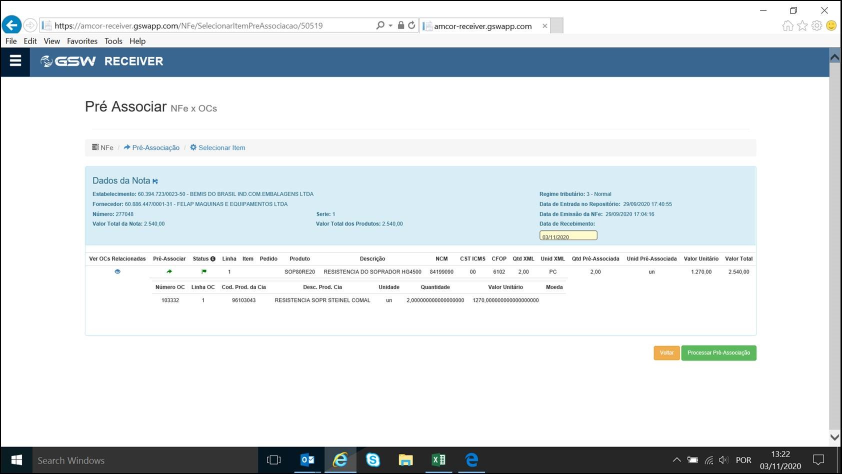
#> input picture PythonOCR/Material de Apoio/Imagens Exemplo/Amcor_01.jpg, 1683 x 948 px (shown at 1/2 size)
$ python -i ocr_service.py   (imports and definitions only)
#> lines starting #> are read from the running program, lines starting #| are printed output that depends on the picture; after the words box and inside, x2 and y2 are one past the last pixel; in counts of white or black regions, pixels touching at a corner belong together
import pytesseract
import cv2
import numpy as np

class OCRService:
    def read_image(self, path):
        with open(path, 'rb') as f:
            file_bytes = np.asarray(bytearray(f.read()), dtype=np.uint8)
            img = cv2.imdecode(file_bytes, cv2.IMREAD_COLOR)
#> img is the input picture: shape (948, 1683, 3); mean B, G, R 229.6, 226.2, 220.1
        return img

    def preprocess(self, path):
        img = self.read_image(path)

        if img is None:
            raise Exception(f"Erro ao carregar imagem: {path}")

        gray = cv2.cvtColor(img, cv2.COLOR_BGR2GRAY)
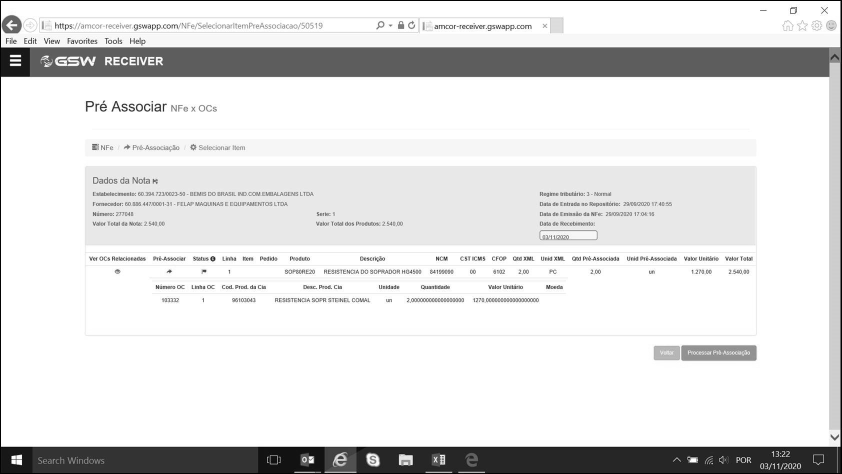
#> gray: shape (948, 1683) (shown at 1/2 size); min 0, max 255, mean 224.7
        blur = cv2.GaussianBlur(gray, (5,5), 0)

        thresh = cv2.adaptiveThreshold(
            blur, 255,
            cv2.ADAPTIVE_THRESH_GAUSSIAN_C,
            cv2.THRESH_BINARY, 11, 2
        )
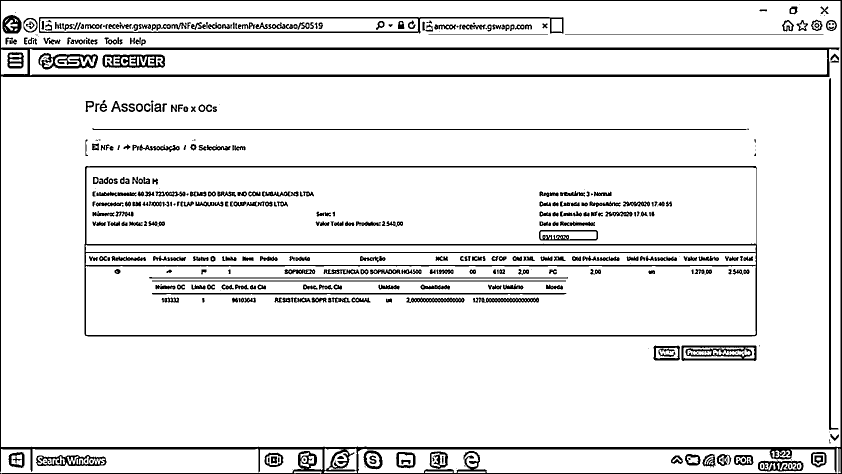
#> thresh: shape (948, 1683) (shown at 1/2 size); 91.5% white; 451 black regions (81 under 20 px), largest, box (x1, y1, x2, y2) and area: (0, 0, 1683, 948) 40314, (169, 332, 1514, 673) 19917, (78, 34, 1127, 67) 5803
        return thresh

    # def extract_text(self, path):
    #     img = self.preprocess(path)
    #     return pytesseract.image_to_string(img)

    # [79 lines left out: functions extract_text, extract_region, not called in this run]

>>> result = OCRService().preprocess('../Material de Apoio/Imagens Exemplo/Amcor_01.jpg')

$ run again, on PythonOCR/Material de Apoio/Imagens Exemplo/Amcor_02.jpg
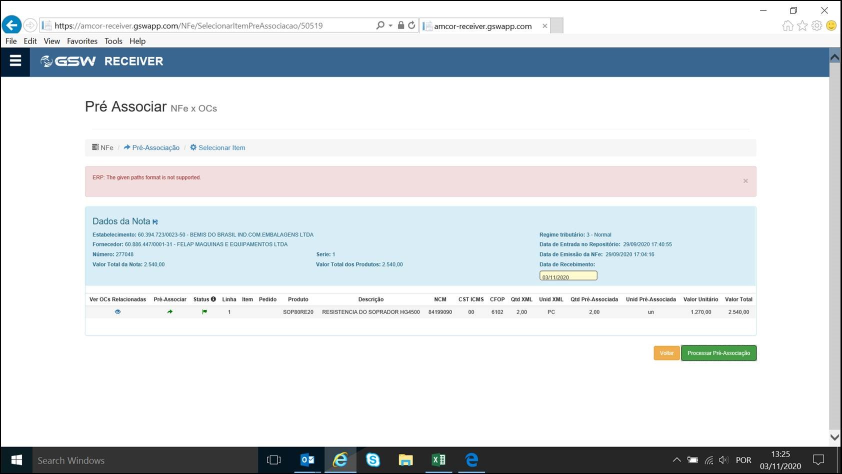
#> input picture PythonOCR/Material de Apoio/Imagens Exemplo/Amcor_02.jpg, 1683 x 948 px (shown at 1/2 size)
#> in read_image, img is the input picture: shape (948, 1683, 3); mean B, G, R 228.1, 224.6, 219.6
#> in preprocess, `gray = cv2.cvtColor(img, cv2.COLOR_BGR2GRAY)`:
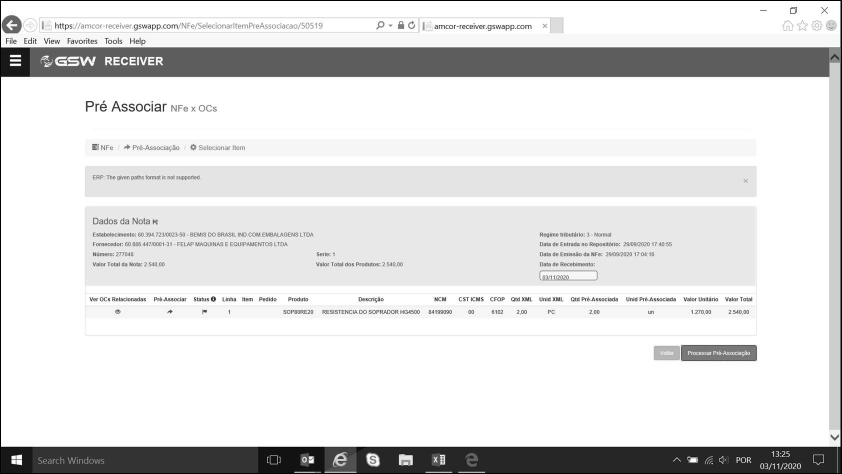
#> gray: shape (948, 1683) (shown at 1/2 size); min 0, max 255, mean 223.5
#> in preprocess, `thresh = cv2.adaptiveThreshold( blur, 255, cv2.ADAPTIVE_THRESH_GAUSSIA..`:
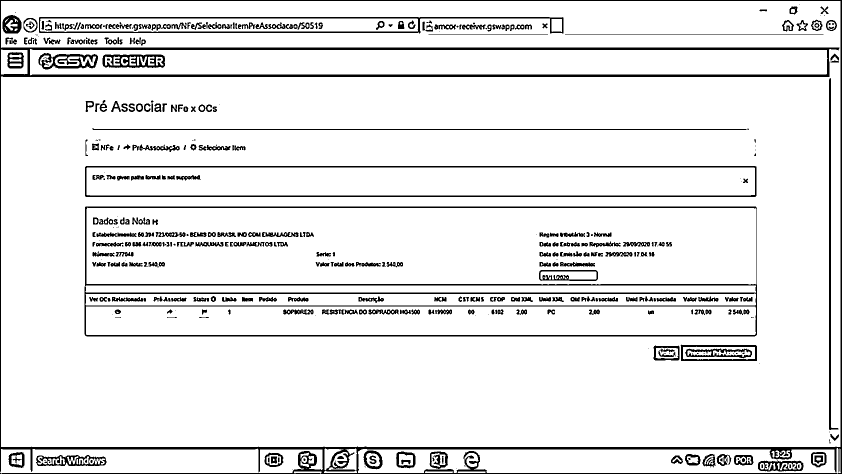
#> thresh: shape (948, 1683) (shown at 1/2 size); 91.7% white; 438 black regions (93 under 20 px), largest, box (x1, y1, x2, y2) and area: (0, 0, 1683, 948) 40308, (169, 413, 1514, 673) 19897, (170, 332, 1513, 394) 8398

$ run again, on PythonOCR/Material de Apoio/Imagens Exemplo/Anotação 2020-03-04 083253.jpg
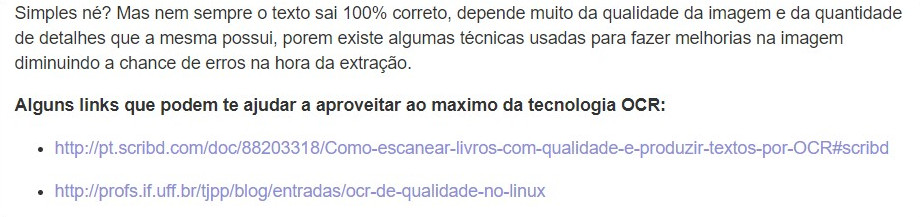
#> input picture PythonOCR/Material de Apoio/Imagens Exemplo/Anotação 2020-03-04 083253.jpg, 920 x 217 px
#> in read_image, img is the input picture: shape (217, 920, 3); mean B, G, R 240.7, 240, 239.7
#> in preprocess, `blur = cv2.GaussianBlur(gray, (5,5), 0)`:
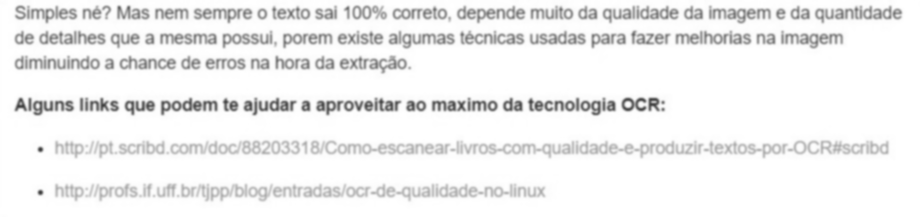
#> blur: shape (217, 920); min 59, max 255, mean 240
#> in preprocess, `thresh = cv2.adaptiveThreshold( blur, 255, cv2.ADAPTIVE_THRESH_GAUSSIA..`:
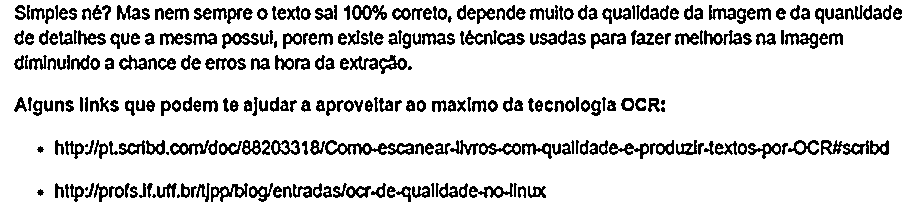
#> thresh: shape (217, 920); 86.4% white; black in thin lines or dots, all inside (x1, y1, x2, y2) = (14, 5, 902, 202)

$ run again, on PythonOCR/Material de Apoio/Imagens Exemplo/Anotação 2020-03-06 085001 cinza.jpg
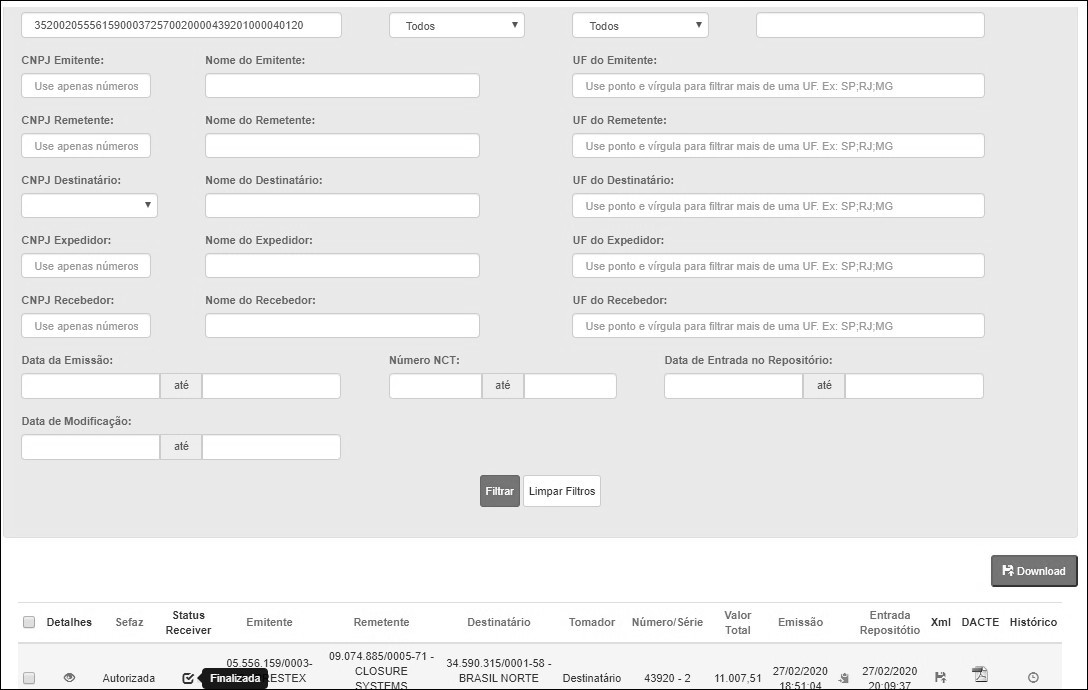
#> input picture PythonOCR/Material de Apoio/Imagens Exemplo/Anotação 2020-03-06 085001 cinza.jpg, 1088 x 690 px
#> in read_image, img is the input picture: shape (690, 1088, 3); min 0, max 255, mean 235.3
#> in preprocess, `thresh = cv2.adaptiveThreshold( blur, 255, cv2.ADAPTIVE_THRESH_GAUSSIA..`:
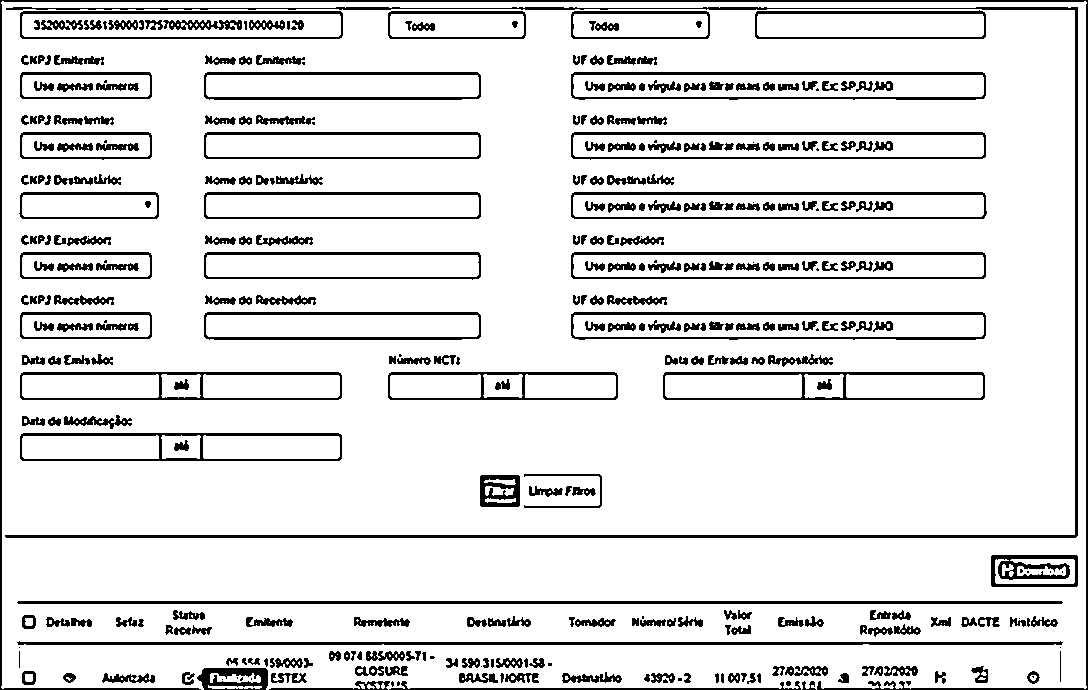
#> thresh: shape (690, 1088); 87.9% white; 375 black regions (43 under 20 px), largest, box (x1, y1, x2, y2) and area: (5, 7, 1078, 538) 6546, (0, 0, 1088, 690) 5962, (17, 601, 1063, 604) 3134
